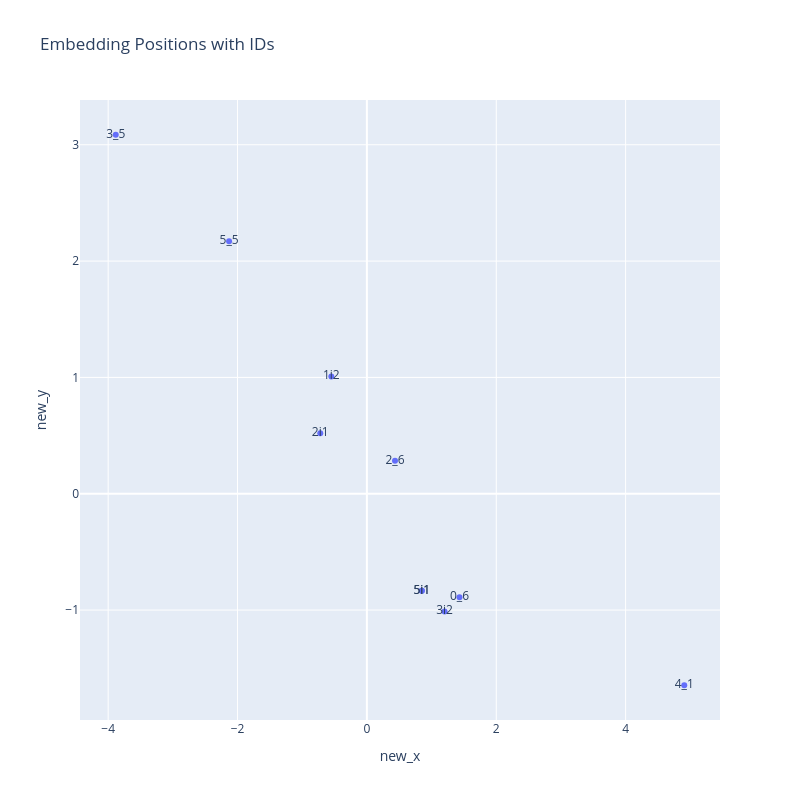
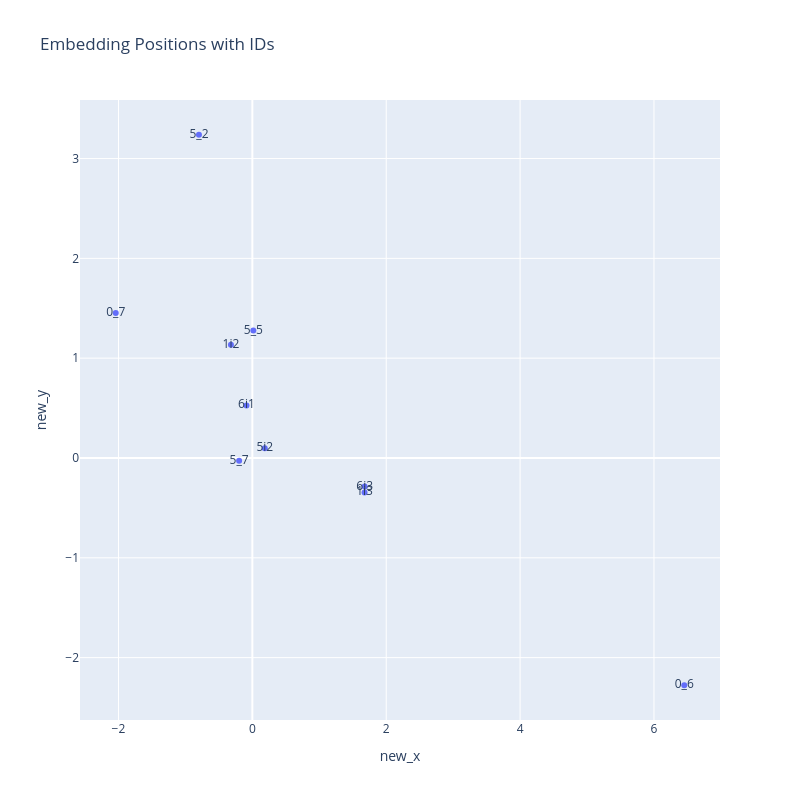
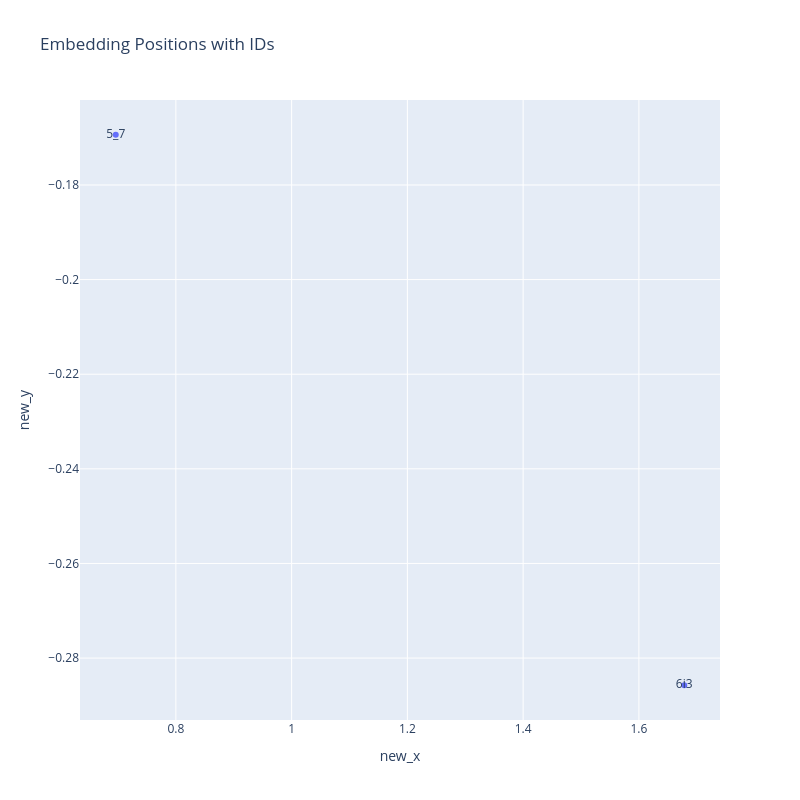
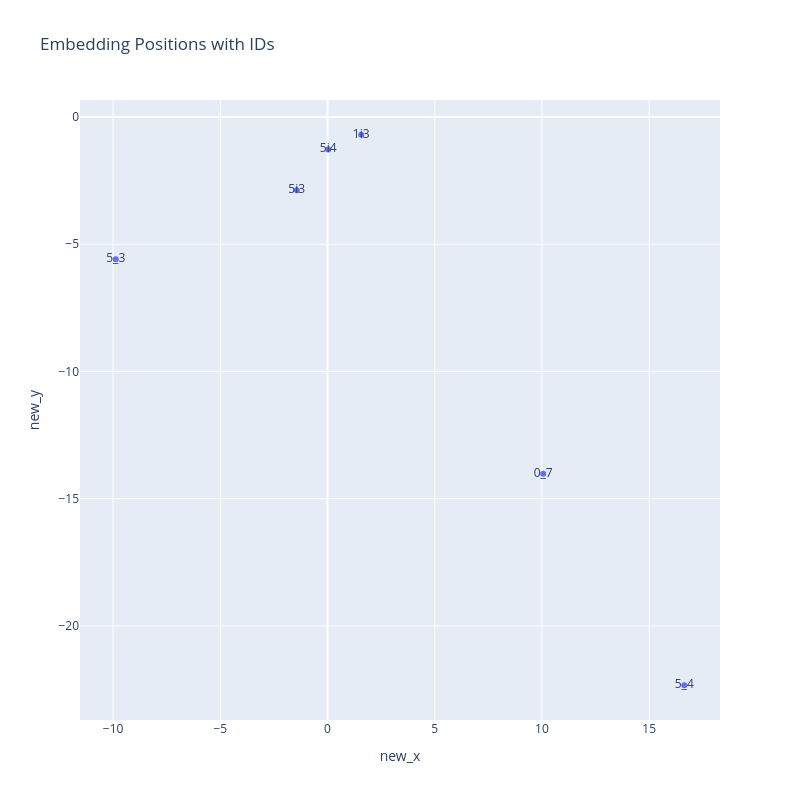

The notebook cell these images were saved under, in order:
### Code cell
model = TwoTowerModel(args).to(device)
optimizer = torch.optim.SGD(model.parameters(), lr=0.1, momentum=0)

infonceloss = InfoNCE(temperature=0.1)
loss_history = []

model.train()
for epoch in range(50):
    for batch_tokens, batch_labels in tqdm(train_loader, desc=f'Epoch {epoch}'):
        batch_tokens = batch_tokens.to(device)
        batch_labels = batch_labels.to(device)

        # mask valid training positions (non-PAD labels)
        mask = batch_labels != 0
        if not mask.any():
            continue

        user_embs, item_embs = model(batch_tokens, batch_labels)

        user_vecs = user_embs[mask]
        pos_item_vecs = item_embs[mask]

        loss = infonceloss(user_vecs, pos_item_vecs)

        optimizer.zero_grad()
        loss.backward()

        # cache pre-step embeddings for shift visualization
        old_users_embeddings = user_vecs.detach().clone()
        old_items_embeddings = pos_item_vecs.detach().clone()

        optimizer.step()

        # new embeddings after step
        with torch.no_grad():
            user_embs_new, item_embs_new = model(batch_tokens, batch_labels)
            user_vecs_new = user_embs_new[mask]
            pos_item_vecs_new = item_embs_new[mask]

        loss_history.append(float(loss.item()))

        if (epoch < 3) or (epoch == 49):
            print(f"Train loss: {loss_history[-1]}")
            # ids for visualization: users encoded as UserIndex_ItemPosition, items encoded as ItemIndex
            coords = mask.nonzero(as_tuple=False)
            batch_idx = coords[:, 0]
            pos_idx = coords[:, 1]
            ids_list_users = [f"{int(b)}_{int(p)}" for b, p in zip(batch_idx.tolist(), pos_idx.tolist())]
            target_item_id = batch_labels[batch_idx, pos_idx]
            ids_list_items = [ix2i[int(itm)] for itm in target_item_id.tolist()]

            plot_embedding_shift(
                old_users_embeddings,
                old_items_embeddings,
                user_vecs_new,
                pos_item_vecs_new,
                ids_list_users,
                ids_list_items,
                title="Embedding Shift (green - users; blue - items)"
            )

### Figure 1 — Plotly figure (JSON) as saved in the notebook; plotly's stock layout.template omitted (floating-point values rounded to 4 significant figures)
{"data": [{"customdata": [["0_6"], ["2_6"], ["3_5"], ["4_1"], ["5_5"], ["3i2"], ["1i2"], ["2i1"], ["5i1"], ["5i1"]], "hovertemplate": "id=%{customdata[0]}<extra></extra>", "legendgroup": "", "marker": {"color": "#636efa", "symbol": "circle"}, "mode": "markers+text", "name": "", "orientation": "v", "showlegend": false, "text": ["0_6", "2_6", "3_5", "4_1", "5_5", "3i2", "1i2", "2i1", "5i1", "5i1"], "type": "scatter", "x": [1.432, 0.4348, -3.883, 4.906, -2.131, 1.201, -0.5498, -0.7212, 0.8494, 0.8494], "xaxis": "x", "y": [-0.8903, 0.2845, 3.086, -1.647, 2.171, -1.012, 1.008, 0.5203, -0.8348, -0.8348], "yaxis": "y"}], "layout": {"autosize": false, "height": 800, "legend": {"tracegroupgap": 0}, "title": {"text": "Embedding Positions with IDs"}, "width": 800, "xaxis": {"anchor": "y", "autorange": true, "domain": [0, 1], "range": [-4.436, 5.459], "title": {"text": "new_x"}, "type": "linear"}, "yaxis": {"anchor": "x", "autorange": true, "domain": [0, 1], "range": [-1.945, 3.385], "title": {"text": "new_y"}, "type": "linear"}}}

### Figure 2 — Plotly figure (JSON) as saved in the notebook; plotly's stock layout.template omitted (floating-point values rounded to 4 significant figures)
{"data": [{"customdata": [["0_6"], ["0_7"], ["5_2"], ["5_5"], ["5_7"], ["1i2"], ["1i3"], ["5i2"], ["6i1"], ["6i3"]], "hovertemplate": "id=%{customdata[0]}<extra></extra>", "legendgroup": "", "marker": {"color": "#636efa", "symbol": "circle"}, "mode": "markers+text", "name": "", "orientation": "v", "showlegend": false, "text": ["0_6", "0_7", "5_2", "5_5", "5_7", "1i2", "1i3", "5i2", "6i1", "6i3"], "type": "scatter", "x": [6.452, -2.041, -0.7977, 0.01476, -0.198, -0.3199, 1.676, 0.1854, -0.08776, 1.678], "xaxis": "x", "y": [-2.277, 1.453, 3.238, 1.276, -0.02802, 1.134, -0.3451, 0.09636, 0.5268, -0.2857], "yaxis": "y"}], "layout": {"autosize": false, "height": 800, "legend": {"tracegroupgap": 0}, "title": {"text": "Embedding Positions with IDs"}, "width": 800, "xaxis": {"anchor": "y", "autorange": true, "domain": [0, 1], "range": [-2.575, 6.986], "title": {"text": "new_x"}, "type": "linear"}, "yaxis": {"anchor": "x", "autorange": true, "domain": [0, 1], "range": [-2.625, 3.587], "title": {"text": "new_y"}, "type": "linear"}}}

### Figure 3 — Plotly figure (JSON) as saved in the notebook; plotly's stock layout.template omitted (floating-point values rounded to 4 significant figures)
{"data": [{"customdata": [["5_7"], ["6i3"]], "hovertemplate": "id=%{customdata[0]}<extra></extra>", "legendgroup": "", "marker": {"color": "#636efa", "symbol": "circle"}, "mode": "markers+text", "name": "", "orientation": "v", "showlegend": false, "text": ["5_7", "6i3"], "type": "scatter", "x": [0.6961, 1.678], "xaxis": "x", "y": [-0.1694, -0.2857], "yaxis": "y"}], "layout": {"autosize": false, "height": 800, "legend": {"tracegroupgap": 0}, "title": {"text": "Embedding Positions with IDs"}, "width": 800, "xaxis": {"anchor": "y", "autorange": true, "domain": [0, 1], "range": [0.6344, 1.74], "title": {"text": "new_x"}, "type": "linear"}, "yaxis": {"anchor": "x", "autorange": true, "domain": [0, 1], "range": [-0.2931, -0.162], "title": {"text": "new_y"}, "type": "linear"}}}

### Figure 4 — Plotly figure (JSON) as saved in the notebook; plotly's stock layout.template omitted (floating-point values rounded to 4 significant figures)
{"data": [{"customdata": [["0_7"], ["5_3"], ["5_4"], ["1i3"], ["5i3"], ["5i4"]], "hovertemplate": "id=%{customdata[0]}<extra></extra>", "legendgroup": "", "marker": {"color": "#636efa", "symbol": "circle"}, "mode": "markers+text", "name": "", "orientation": "v", "showlegend": false, "text": ["0_7", "5_3", "5_4", "1i3", "5i3", "5i4"], "type": "scatter", "x": [10.06, -9.876, 16.64, 1.571, -1.436, 0.0305], "xaxis": "x", "y": [-14.03, -5.589, -22.33, -0.6997, -2.879, -1.275], "yaxis": "y"}], "layout": {"autosize": false, "height": 800, "legend": {"tracegroupgap": 0}, "title": {"text": "Embedding Positions with IDs"}, "width": 800, "xaxis": {"anchor": "y", "autorange": true, "domain": [0, 1], "range": [-11.54, 18.3], "title": {"text": "new_x"}, "type": "linear"}, "yaxis": {"anchor": "x", "autorange": true, "domain": [0, 1], "range": [-23.7, 0.6659], "title": {"text": "new_y"}, "type": "linear"}}}
